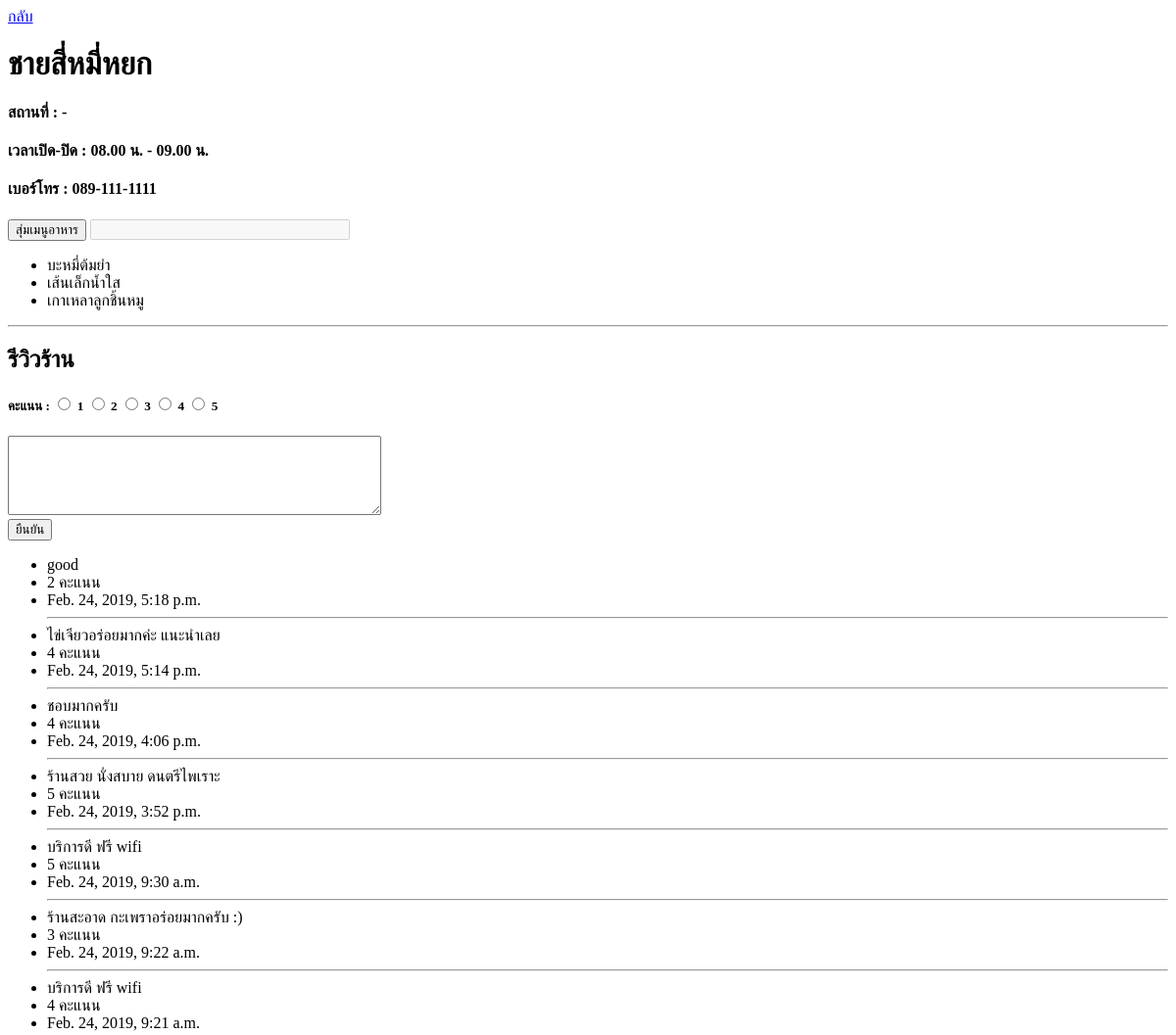
The app's page /1/ (upper part), older data.
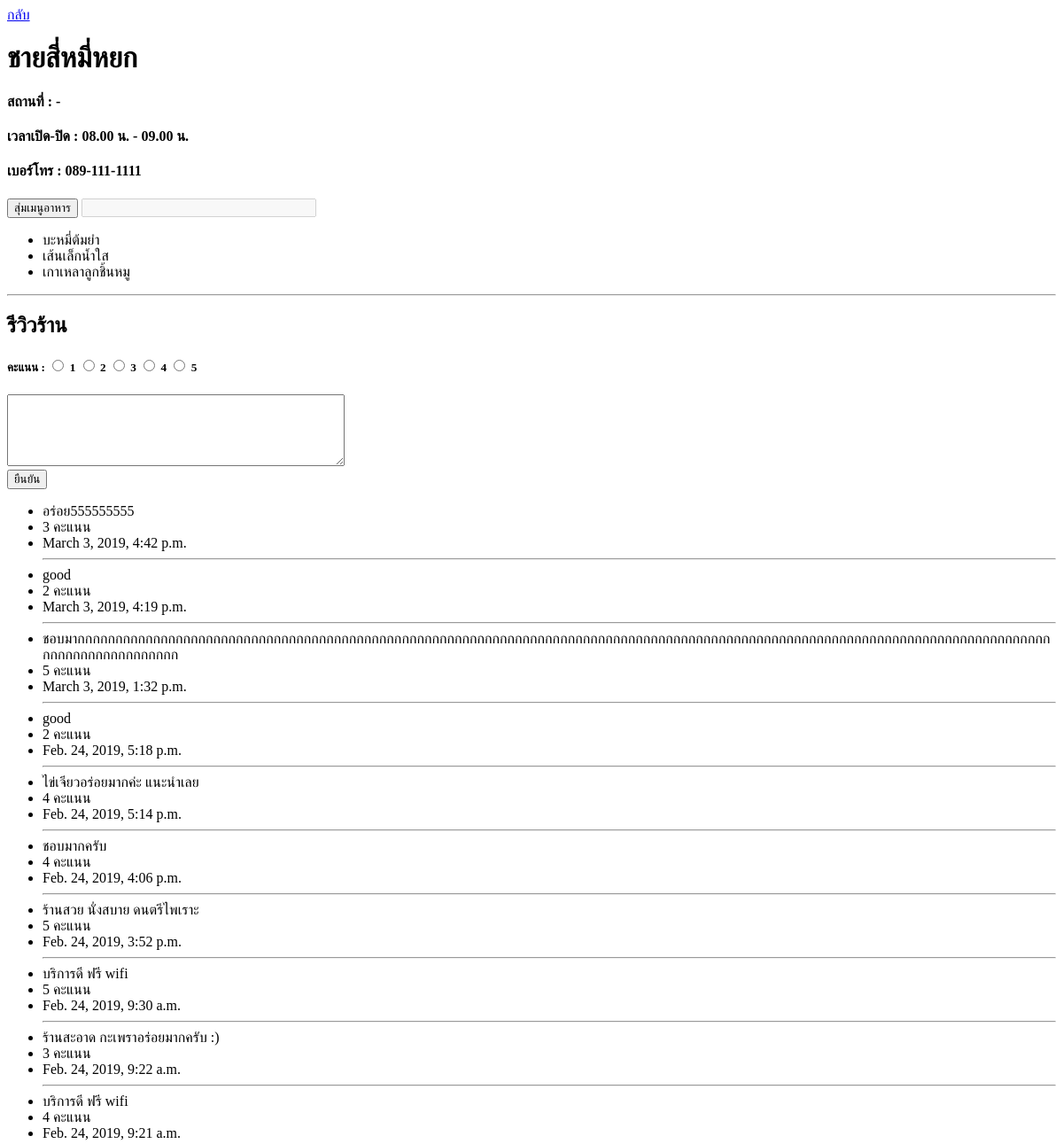
The same page, newer data.
### foodapp/models.py (models this page shows, shortened)
class Restaurant(models.Model):
    name = models.CharField(max_length=200)
    type = models.CharField(max_length=200)
    number = models.CharField(max_length=20)
    time = models.CharField(max_length=200)
    location = models.TextField(max_length=200)

class Menu(models.Model):
    restaurant = models.ForeignKey(Restaurant, on_delete=models.CASCADE)
    name = models.CharField(max_length=200)

class Reviews(models.Model):
    reviews = models.ForeignKey(Restaurant, on_delete=models.CASCADE)
    reviews_text = models.CharField(max_length=500)
    point = models.IntegerField(default=0)
    review_date = models.DateTimeField('date published')

### foodapp/views.py (the view)
# urls.py: path('<int:restaurant_id>/', views.detail_restaurant, name='detail_res'),
def detail_restaurant(request,restaurant_id):
    restaurant = get_object_or_404(Restaurant, pk=restaurant_id)
    context = {'restaurant': restaurant,'restaurant_reviews':restaurant.reviews_set.all().order_by('-review_date')}
    return render(request, 'foodapp/detail_restaurant.html', context)

### foodapp/templates/foodapp/detail_restaurant.html (shortened to what this page needs)
<!DOCTYPE html>
<html lang="en">
<head>
    <a href="{% url 'food:show_res' %}">กลับ</a>
</head>
<body>
<h1>{{ restaurant.name }}</h1>
<h4>สถานที่ : {{restaurant.location}}</h4>
<h4>เวลาเปิด-ปิด : {{restaurant.time}}</h4>
<h4>เบอร์โทร : {{restaurant.number}}</h4>
<form action="{% url 'food:random_res' restaurant.id  %}" method="post">
    <input type="submit" value="สุ่มเมนูอาหาร">
    <input type="text" name="txt_random" value="{{menu_random}}" size="30" maxlength="30" disabled="disabled" />
</form>
<ul>
{% for menu in restaurant.menu_set.all %}
    <li>{{ menu.name }}</li>
{% endfor %}
</ul>
<hr>
<h2>รีวิวร้าน</h2>
<form action="{% url 'food:review_res' restaurant.id  %}" method="post">
    <h5>คะแนน :
    <input type="radio" name="point" value="1" /> 1
    <input type="radio" name="point" value="2" /> 2
    <input type="radio" name="point" value="3" /> 3
    <input type="radio" name="point" value="4" /> 4
    <input type="radio" name="point" value="5" /> 5
    </h5>
    <textarea name= "review" cols= "45" rows= "5"></textarea> <br>
    <input type="submit" value="ยืนยัน">{{error}}
</form>
<ul>
{% for reviews in restaurant_reviews %}
    <li>{{ reviews.reviews_text }}</li>
    <li>{{ reviews.point }} คะแนน</li>
    <li>{{ reviews.review_date }}</li>
    <hr>
{% endfor %}
</ul>
</body>
</html>

Row changes from the older to the newer data that the page shows:
added Reviews: reviews_text "อร่อย555555555", point "3", review_date "March 3, 2019, 4:42 p.m."
added Reviews: reviews_text "good", point "2", review_date "March 3, 2019, 4:19 p.m."
added Reviews: reviews_text "ชอบมากกกกกกกกกกกกกกกกกกกกกกกกกกกกกกกกกกกกกกกกกกกกกกกกกกกกกกกกกกกกกกกกกกกกกกกกกกกกกกกกกกกกกกกกกกกกกกกกกกกกกกกกกกกกกกกกกกกกกกกกกกกกกกกกกกกกกกกกกกกกกกกกกกก", point "5", review_date "March 3, 2019, 1:32 p.m."
